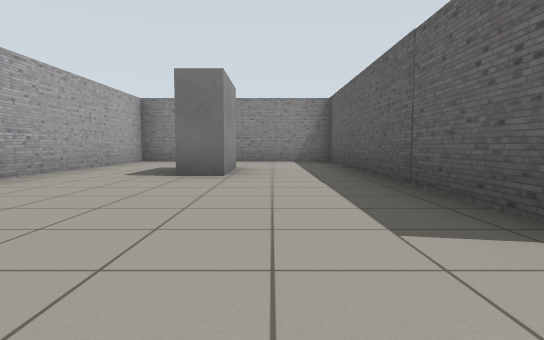
View 1 (above)

24 first-person views from a walk through a world built for the Gazebo simulator. The camera is 0.72 m above the floor, tilts 4° down and sees 75° across. The lines on the ground mark 1 m squares. The floor is counted in squares, 2 m on a side. Each view is taken from the middle of a square. On the plan, view 1 faces up. The plan holds only what a view shows up to about 9 squares ahead; the rest is blank. Some stock models are drawn as simple stand-ins.

View 2
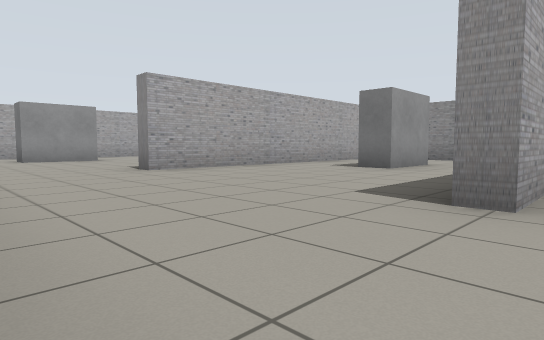

View 3
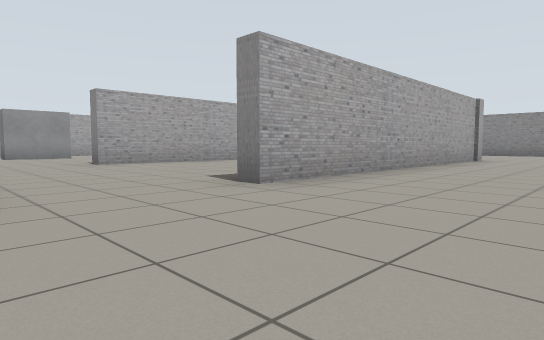

View 4
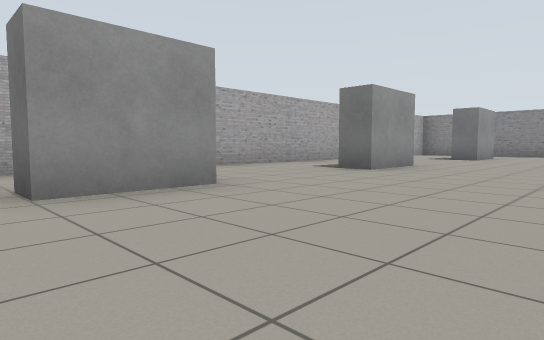

View 5
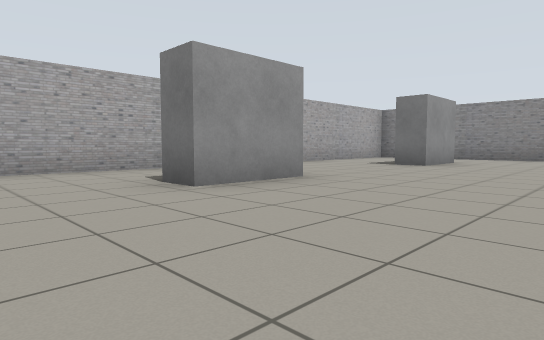

View 6
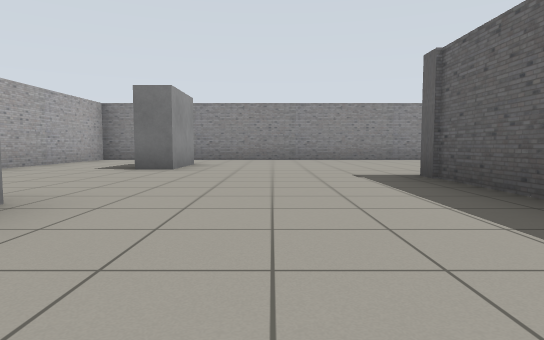

View 7
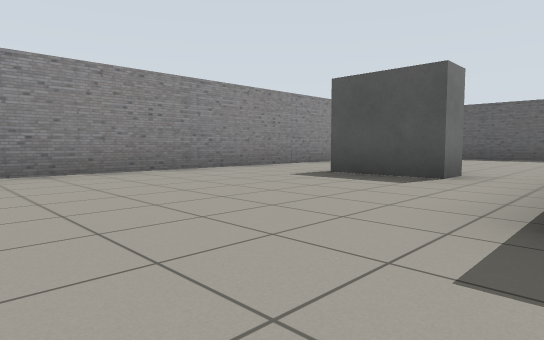

View 8
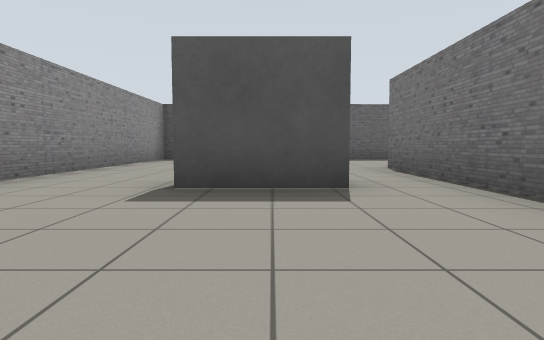

View 9
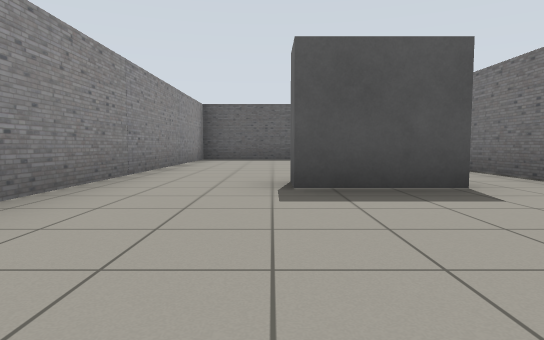

View 10
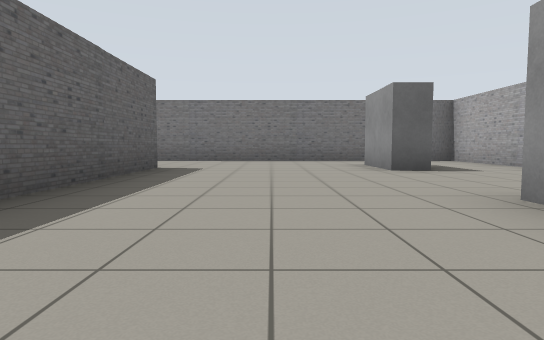

View 11
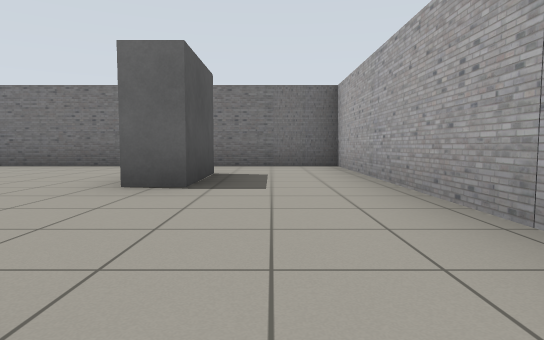

View 12
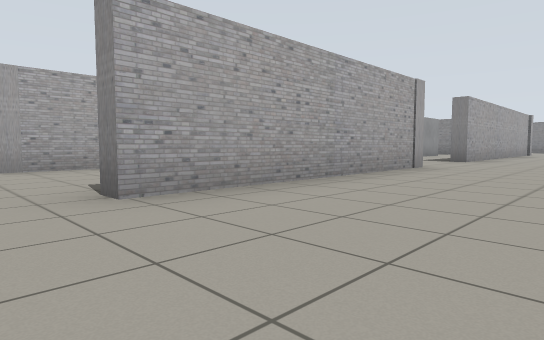

View 13
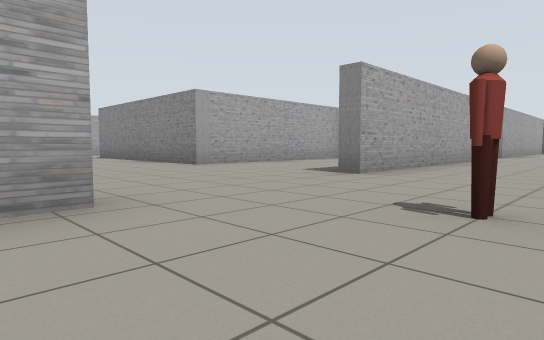

View 14
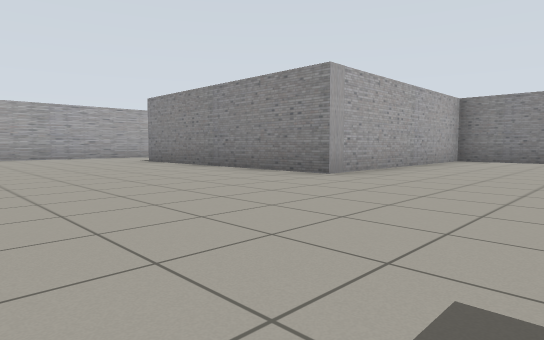

View 15
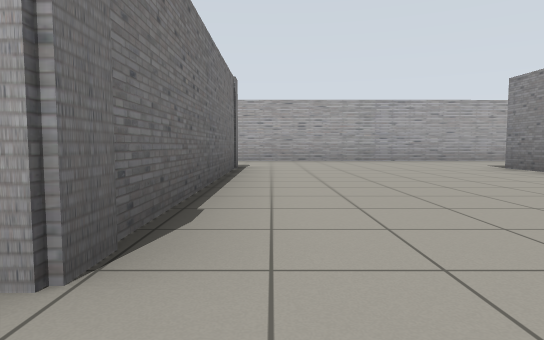

View 16
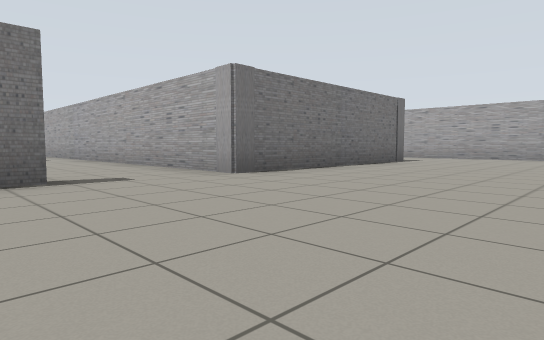

View 17
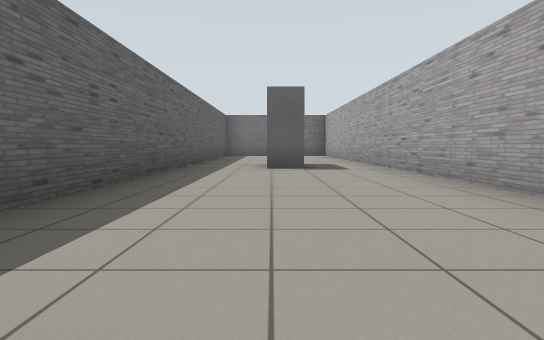

View 18
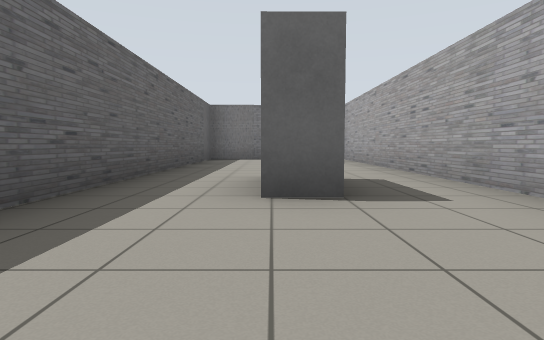

View 19
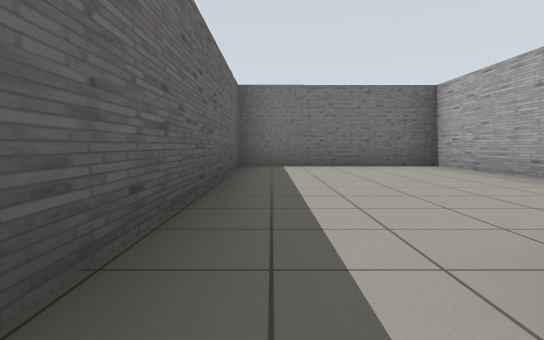

View 20
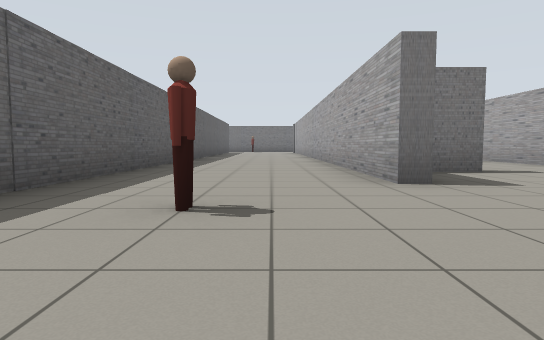

View 21
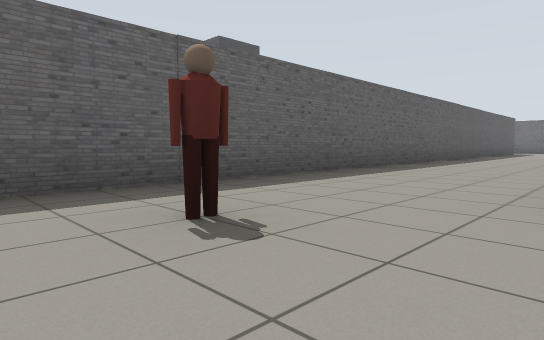

View 22
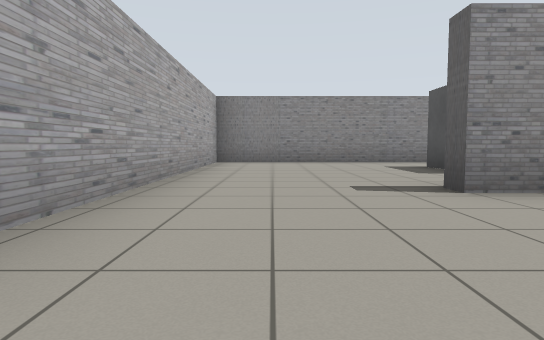

View 23
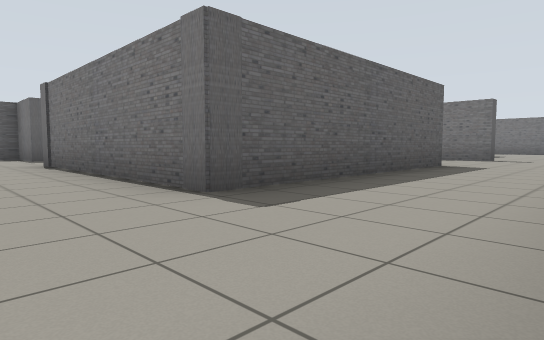

View 24
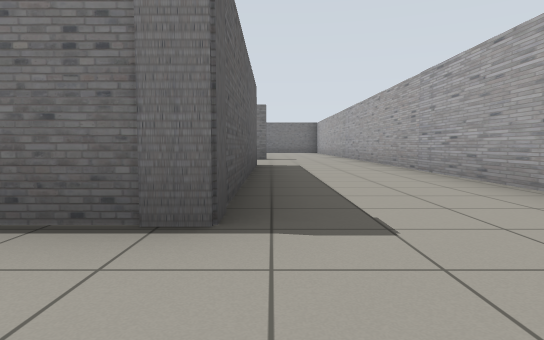

### Floor plan
Points are (right, up) in squares from view 1. A wall is a line through its corners. A room is listed if a view was taken in it or the views show most of it. See-through windows are left out.
Room 1 (view 1)
walls: (1.3, 1.5) (1.3, 7.8) (-2.9, 7.8) (-2.8, 1.2)
ways out: opening at (-3, 0.5) to room 2; opening at (1, 0.5) to room 2
objects: grey box (-1, 5)
Room 2 (views 2, 3, 4, 5, 6, 7, 8, 9, 10, 11, 12, 13, 14, 15, 16, 17, 18, 19, 20, 21, 22, 23, 24)
walls: (-0.1, -1.5) (-1.7, -1.5) (-1.6, -6.3) (-6.6, -6.3); (1.6, -1.1) (1.6, -6.1); (-4.6, -1.5) (-9.2, -1.5) (-9.1, -15.6); (1.8, -9.2) (1.9, -15.1); (0.1, -10.8) (1.5, -10.8) (1.5, -10.3); (-2.8, 1.2) (-3.2, 1.2) (-3.2, 4.8); (-3.2, 6.3) (-3.2, 8.3); (-6.7, -15.5) (-6.7, -10.6) (-1.9, -10.6) (-1.8, -23.1) (1.6, -23.1) (1.5, -12.9); (-1.6, 8.1) (1.6, 8.1) (1.6, 1.2); (5.1, -16.8) (5, -7.3); (5, 7) (5, 12.7) (-9.2, 12.7) (-9.2, 9.1); (-9.2, 7.6) (-9.2, -1.2) (-2.2, -1.2)
ways out: opening at (-3, 0.5) to room 1; opening at (1, 0.5) to room 1; opening at (-8, -15)
objects: grey box (-7, 1) to (-7, 2); grey box (-7, 5) to (-7, 6); grey box (-7, 10); grey box (-5, -4) to (-5, -3); grey box (-1, 10); grey box (0, -17); person (3, -8)

Positions as (right, up) in squares from view 1, and headings:
1: (0, 0), facing up
2: (2, -1), facing up-left
3: (4, -1), facing up-left
4: (-4, 0), facing up-left
5: (-4, 3), facing up-left
6: (-5, 4), facing up
7: (-5, 8), facing up-right
8: (-4, 10), facing right
9: (-4, 11), facing right
10: (-5, 7), facing down
11: (-8, 5), facing down
12: (4, -7), facing up-left
13: (4, -10), facing up-left
14: (1, -10), facing up-left
15: (-1, -10), facing left
16: (1, -7), facing down-left
17: (0, -11), facing down
18: (0, -14), facing down
19: (1, -17), facing down
20: (3, -6), facing down
21: (2, -7), facing down-right
22: (-8, -9), facing up
23: (-9, -9), facing down-right
24: (-7, -9), facing down
